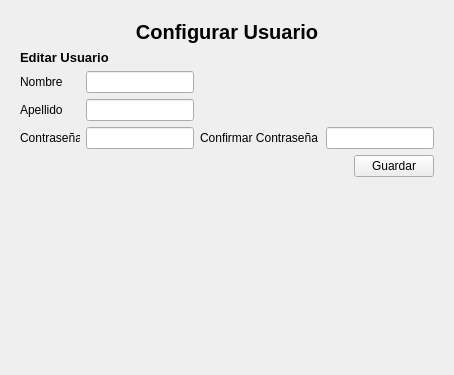
         <widget class="QWidget" name="page_7">
          <layout class="QVBoxLayout" name="verticalLayout_12">
           <item>
            <widget class="QWidget" name="widget_6" native="true">
             <layout class="QGridLayout" name="gridLayout_6">
              <item row="0" column="0">
               <layout class="QVBoxLayout" name="verticalLayout_21">
                <item>
                 <layout class="QVBoxLayout" name="verticalLayout_20">
                  <item>
                   <widget class="QLabel" name="label_10">
                    <property name="font">
                     <font>
                      <pointsize>15</pointsize>
                      <bold>true</bold>
                     </font>
                    </property>
                    <property name="text">
                     <string>Configurar Usuario</string>
                    </property>
                    <property name="alignment">
                     <set>Qt::AlignCenter</set>
                    </property>
                   </widget>
                  </item>
                  <item>
                   <layout class="QVBoxLayout" name="verticalLayout_19">
                    <item>
                     <widget class="QLabel" name="label_23">
                      <property name="font">
                       <font>
                        <pointsize>10</pointsize>
                        <bold>true</bold>
                       </font>
                      </property>
                      <property name="text">
                       <string>Editar Usuario</string>
                      </property>
                     </widget>
                    </item>
                    <item>
                     <layout class="QHBoxLayout" name="horizontalLayout_23">
                      <item>
                       <layout class="QVBoxLayout" name="verticalLayout_18">
                        <item>
                         <layout class="QHBoxLayout" name="horizontalLayout_19">
                          <item>
                           <widget class="QLabel" name="label_20">
                            <property name="minimumSize">
                             <size>
                              <width>60</width>
                              <height>0</height>
                             </size>
                            </property>
                            <property name="maximumSize">
                             <size>
                              <width>60</width>
                              <height>16777215</height>
                             </size>
                            </property>
                            <property name="text">
                             <string>Nombre</string>
                            </property>
                           </widget>
                          </item>
                          <item>
                           <widget class="QLineEdit" name="lineEdit_7"/>
                          </item>
                         </layout>
                        </item>
                        <item>
                         <layout class="QHBoxLayout" name="horizontalLayout_20">
                          <item>
                           <widget class="QLabel" name="label_21">
                            <property name="minimumSize">
                             <size>
                              <width>60</width>
                              <height>0</height>
                             </size>
                            </property>
                            <property name="maximumSize">
                             <size>
                              <width>60</width>
                              <height>16777215</height>
                             </size>
                            </property>
                            <property name="text">
                             <string>Apellido</string>
                            </property>
                           </widget>
                          </item>
                          <item>
                           <widget class="QLineEdit" name="lineEdit_8"/>
                          </item>
                         </layout>
                        </item>
                        <item>
                         <layout class="QHBoxLayout" name="horizontalLayout_21">
                          <item>
                           <widget class="QLabel" name="label_19">
                            <property name="minimumSize">
                             <size>
                              <width>60</width>
                              <height>0</height>
                             </size>
                            </property>
                            <property name="maximumSize">
                             <size>
                              <width>60</width>
                              <height>16777215</height>
                             </size>
                            </property>
                            <property name="text">
                             <string>Contraseña</string>
                            </property>
                           </widget>
                          </item>
                          <item>
                           <widget class="QLineEdit" name="lineEdit_9"/>
                          </item>
                         </layout>
                        </item>
                       </layout>
                      </item>
                      <item>
                       <layout class="QVBoxLayout" name="verticalLayout_17">
                        <item>
                         <widget class="QLabel" name="label_24">
                          <property name="text">
                           <string/>
                          </property>
                         </widget>
                        </item>
                        <item>
                         <widget class="QLabel" name="label_25">
                          <property name="text">
                           <string/>
                          </property>
                         </widget>
                        </item>
                        <item>
                         <layout class="QHBoxLayout" name="horizontalLayout_22">
                          <item>
                           <widget class="QLabel" name="label_22">
                            <property name="minimumSize">
                             <size>
                              <width>120</width>
                              <height>0</height>
                             </size>
                            </property>
                            <property name="maximumSize">
                             <size>
                              <width>120</width>
                              <height>16777215</height>
                             </size>
                            </property>
                            <property name="text">
                             <string>Confirmar Contraseña</string>
                            </property>
                           </widget>
                          </item>
                          <item>
                           <widget class="QLineEdit" name="lineEdit_10"/>
                          </item>
                         </layout>
                        </item>
                       </layout>
                      </item>
                     </layout>
                    </item>
                   </layout>
                  </item>
                 </layout>
                </item>
                <item>
                 <layout class="QHBoxLayout" name="horizontalLayout_24">
                  <item>
                   <spacer name="horizontalSpacer_7">
                    <property name="orientation">
                     <enum>Qt::Horizontal</enum>
                    </property>
                    <property name="sizeHint" stdset="0">
                     <size>
                      <width>40</width>
                      <height>20</height>
                     </size>
                    </property>
                   </spacer>
                  </item>
                  <item>
                   <widget class="QPushButton" name="btn_guardar">
                    <property name="text">
                     <string>Guardar</string>
                    </property>
                   </widget>
                  </item>
                 </layout>
                </item>
               </layout>
              </item>
              <item row="1" column="0">
               <spacer name="verticalSpacer_5">
                <property name="orientation">
                 <enum>Qt::Vertical</enum>
                </property>
                <property name="sizeHint" stdset="0">
                 <size>
                  <width>20</width>
                  <height>178</height>
                 </size>
                </property>
               </spacer>
              </item>
             </layout>
            </widget>
           </item>
          </layout>
         </widget>
